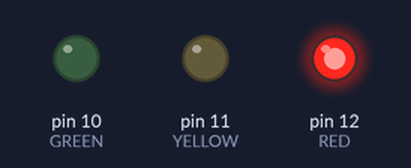
Recording of a sketch running on a simulated Arduino Uno, built with avr-gcc and run on an emulated ATmega328P. Shown: output pins drawn as LEDs (lit = HIGH).

Above: at 1.5 s.
At 4.5 s:
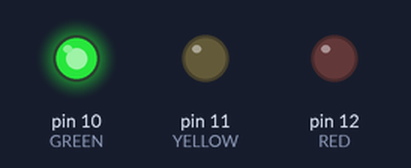
At 6.5 s:
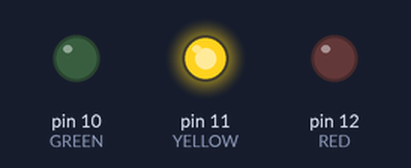
Timing chart, 0 to 9.1 s (numbered marks = the images above):
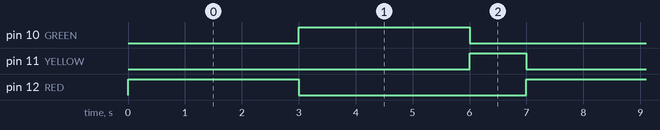

Measured:
- by itself, pin 10 (GREEN), pin 12 (RED): alternates HIGH for 3.0 s and LOW for 4.0 s
- by itself, pin 11 (YELLOW): alternates HIGH for 1.0 s and LOW for 6.0 s
- by itself, everything shown: repeats every 7.0 s, in 4 steps

The sketch:

trafficLightSystem.ino
```cpp
#define RED 12
#define YELLOW 11
#define GREEN 10
void setup()
{
  pinMode(RED,OUTPUT);
  pinMode(YELLOW,OUTPUT);
  pinMode(GREEN,OUTPUT);


}

void loop()
{
  digitalWrite(RED,HIGH);
  delay(3000);
  digitalWrite(RED,LOW);

  analogWrite(GREEN,255);
  delay(3000);
  analogWrite(GREEN,0);

  analogWrite(YELLOW,255);
  delay(1000);
  analogWrite(YELLOW,0);

 }
```
